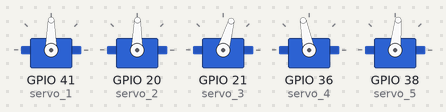
A sketch run on a simulated ESP32. On the bench: 5 × servo.

Above: at 3.14 s.
At 7.64 s:
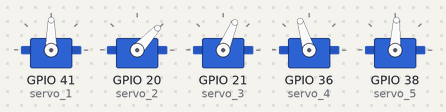
At 12.14 s:
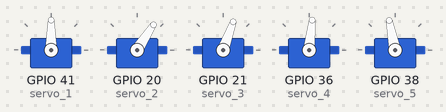
At 21.44 s:
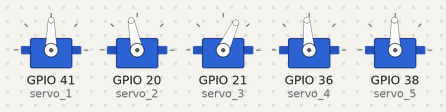
At 30.44 s:
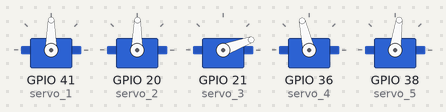
At 39.74 s:
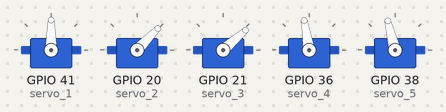
Timing chart, 0 to 40.0 s (numbered marks = the images above):
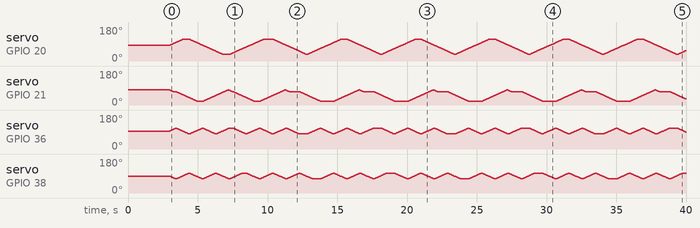

The sketch:

RTOS_Right_LegMotorControl.ino
```cpp
// Brian Ordonez

//   RTOS (Real Time Operating System) is being used to control
//   multiple servo motors at the same time and have them
//   synchronize to start and end at the same time

#include <ESP32Servo.h>
#include "freertos/FreeRTOS.h"
#include "freertos/task.h"
#include "freertos/event_groups.h"

TaskHandle_t Task1;
TaskHandle_t Task2;
TaskHandle_t Task3;
TaskHandle_t Task4;

Servo servo_1;
Servo servo_2;
Servo servo_3;
Servo servo_4;
Servo servo_5;


void Task1code(void *pvParameters);
void Task2code(void *pvParameters);

EventGroupHandle_t syncEventGroup;

const int TASK1_STARTED_BIT = (1 << 0);  // Bit 0 for Task1 start
const int TASK2_STARTED_BIT = (1 << 1);  // Bit 1 for Task2 start
const int TASK3_STARTED_BIT = (1 << 2);  // Bit 1 for Task2 start
const int TASK4_STARTED_BIT = (1 << 3);  // Bit 1 for Task2 start
const int TASKS_DONE_BIT    = (1 << 4);  // Bit 2 for tasks completion

const int TASK1_LOOP_DONE_BIT = (1 << 5);  // Bit 3 for Task1 loop done
const int TASK2_LOOP_DONE_BIT = (1 << 6);  // Bit 4 for Task2 loop done
const int TASK3_LOOP_DONE_BIT = (1 << 7);  // Bit 4 for Task2 loop done
const int TASK4_LOOP_DONE_BIT = (1 << 8);  // Bit 4 for Task2 loop done


void setup()
{
  Serial.begin(115200);
  delay(1000);

  servo_1.attach(41);
  servo_2.attach(20);
  servo_3.attach(21);
  servo_4.attach(36);
  servo_5.attach(38);

  servo_1.write(90);
  servo_2.write(83);
  servo_3.write(80);
  servo_4.write(95);
  servo_5.write(90);

  delay(1000); // DO NOT ERASE THIS! THIS IS SUPER MEGA IMPORTANT!

  syncEventGroup = xEventGroupCreate();

  //create a task that will be executed in the Task1code() function, with priority 1 and executed on core 0
  xTaskCreatePinnedToCore(
                    Task1code,   /* Task function. */
                    "Task1",     /* name of task. */
                    10000,       /* Stack size of task */
                    NULL,        /* parameter of the task */
                    1,           /* priority of the task */
                    &Task1,      /* Task handle to keep track of created task */
                    0);          /* pin task to core 0 */
  // delay(500);    THESE WERE CAUSING SYNC ISSUES WITH THE OTHER SERVOS

  //create a task that will be executed in the Task2code() function, with priority 1 and executed on core 1
    xTaskCreatePinnedToCore(
                   Task2code,   /* Task function. */
                   "Task2",     /* name of task. */
                   10000,       /* Stack size of task */
                   NULL,        /* parameter of the task */
                   1,           /* priority of the task */
                   &Task2,      /* Task handle to keep track of created task */
                   0);          /* pin task to core 1 */
     // delay(500);  THESE WERE CAUSING SYNC ISSUES WITH THE OTHER SERVOS

     xTaskCreatePinnedToCore(
                    Task3code,   /* Task function. */
                    "Task3",     /* name of task. */
                    10000,       /* Stack size of task */
                    NULL,        /* parameter of the task */
                    1,           /* priority of the task */
                    &Task3,      /* Task handle to keep track of created task */
                    1);          /* pin task to core 0 */
     // delay(500);    THESE WERE CAUSING SYNC ISSUES WITH THE OTHER SERVOS

   xTaskCreatePinnedToCore(
                    Task4code,   /* Task function. */
                    "Task4",     /* name of task. */
                    10000,       /* Stack size of task */
                    NULL,        /* parameter of the task */
                    1,           /* priority of the task */
                    &Task4,      /* Task handle to keep track of created task */
                    1);          /* pin task to core 0 */
     // delay(500);    THESE WERE CAUSING SYNC ISSUES WITH THE OTHER SERVOS
  vTaskDelay(pdMS_TO_TICKS(960));
  xEventGroupSetBits(syncEventGroup, TASK1_STARTED_BIT | TASK2_STARTED_BIT | TASK3_STARTED_BIT | TASK4_STARTED_BIT);

}

void Task1code( void * pvParameters )
{
  for(;;)
  {
      xEventGroupWaitBits(syncEventGroup, TASK1_STARTED_BIT | TASK2_STARTED_BIT | TASK3_STARTED_BIT | TASK4_STARTED_BIT, pdFALSE, pdTRUE, portMAX_DELAY);

      for(int i = 83; i <= 115; i++)
      {
        servo_2.write(i);
        vTaskDelay(pdMS_TO_TICKS(30));
      }

      xEventGroupSetBits(syncEventGroup, TASK1_LOOP_DONE_BIT);
      // Wait for Task 2 to complete its loop before continuing
      xEventGroupWaitBits(syncEventGroup, TASK2_LOOP_DONE_BIT | TASK3_LOOP_DONE_BIT | TASK4_LOOP_DONE_BIT, pdTRUE, pdFALSE, portMAX_DELAY);

      vTaskDelay(pdMS_TO_TICKS(10));

      for(int i = 115; i >= 35; i--)
      {
        servo_2.write(i);
        vTaskDelay(pdMS_TO_TICKS(30));
      }

      xEventGroupSetBits(syncEventGroup, TASK1_LOOP_DONE_BIT);

      xEventGroupWaitBits(syncEventGroup, TASK2_LOOP_DONE_BIT | TASK3_LOOP_DONE_BIT | TASK4_LOOP_DONE_BIT, pdTRUE, pdFALSE, portMAX_DELAY);


      vTaskDelay(pdMS_TO_TICKS(10));

      for(int i = 35; i <= 83; i++)
      {
        servo_2.write(i);
        vTaskDelay(pdMS_TO_TICKS(30));
      }

      xEventGroupSetBits(syncEventGroup, TASKS_DONE_BIT);
  }
}

//Task2code: blinks an LED every 700 ms
void Task2code( void * pvParameters )
{
  for(;;)
  {
      xEventGroupWaitBits(syncEventGroup, TASK1_STARTED_BIT | TASK2_STARTED_BIT | TASK3_STARTED_BIT | TASK4_STARTED_BIT, pdFALSE, pdTRUE, portMAX_DELAY);

      for(int i = 80; i >= 70; i--)
      {
        servo_3.write(i);
        vTaskDelay(pdMS_TO_TICKS(30));
      }

      xEventGroupSetBits(syncEventGroup, TASK2_LOOP_DONE_BIT);

      // Wait for Task 1 to complete its loop before continuing
      xEventGroupWaitBits(syncEventGroup, TASK1_LOOP_DONE_BIT | TASK3_LOOP_DONE_BIT | TASK4_LOOP_DONE_BIT, pdTRUE, pdFALSE, portMAX_DELAY);

      vTaskDelay(pdMS_TO_TICKS(10));

      for(int i = 70; i >= 20; i--)
      {
        servo_3.write(i);
        vTaskDelay(pdMS_TO_TICKS(30));
      }

      xEventGroupSetBits(syncEventGroup, TASK2_LOOP_DONE_BIT);
      xEventGroupWaitBits(syncEventGroup, TASK1_LOOP_DONE_BIT | TASK3_LOOP_DONE_BIT | TASK4_LOOP_DONE_BIT, pdTRUE, pdFALSE, portMAX_DELAY);

      vTaskDelay(pdMS_TO_TICKS(10));
      for(int i = 20; i <= 80; i++)
      {
        servo_3.write(i);
        vTaskDelay(pdMS_TO_TICKS(30));
      }

      xEventGroupSetBits(syncEventGroup, TASKS_DONE_BIT);
  }
}

void Task3code( void * pvParameters )
{
  xEventGroupWaitBits(syncEventGroup, TASK1_STARTED_BIT | TASK2_STARTED_BIT | TASK3_STARTED_BIT | TASK4_STARTED_BIT, pdFALSE, pdTRUE, portMAX_DELAY);

  for(;;)
  {
    for(int i = 95; i <= 110; i++)
    {
      servo_4.write(i);
      vTaskDelay(pdMS_TO_TICKS(30));
    }

    xEventGroupSetBits(syncEventGroup, TASK3_LOOP_DONE_BIT);
    xEventGroupWaitBits(syncEventGroup, TASK1_LOOP_DONE_BIT | TASK2_LOOP_DONE_BIT | TASK4_LOOP_DONE_BIT, pdTRUE, pdFALSE, portMAX_DELAY);

    vTaskDelay(pdMS_TO_TICKS(10));

    for(int i = 110; i >= 80; i--)
    {
      servo_4.write(i);
      vTaskDelay(pdMS_TO_TICKS(30));
    }

    xEventGroupSetBits(syncEventGroup, TASK3_LOOP_DONE_BIT);
    xEventGroupWaitBits(syncEventGroup, TASK1_LOOP_DONE_BIT | TASK2_LOOP_DONE_BIT | TASK4_LOOP_DONE_BIT, pdTRUE, pdFALSE, portMAX_DELAY);

    vTaskDelay(pdMS_TO_TICKS(10));

    for(int i = 80; i <= 95; i++)
    {
      servo_4.write(i);
      vTaskDelay(pdMS_TO_TICKS(30));
    }

    xEventGroupSetBits(syncEventGroup, TASKS_DONE_BIT);
  }
}

void Task4code( void * pvParameters )
{
  xEventGroupWaitBits(syncEventGroup, TASK1_STARTED_BIT | TASK2_STARTED_BIT | TASK3_STARTED_BIT | TASK4_STARTED_BIT, pdFALSE, pdTRUE, portMAX_DELAY);

  for(;;)
  {
    for(int i = 90; i >= 75; i--)
    {
      servo_5.write(i);
      vTaskDelay(pdMS_TO_TICKS(30));
    }

    xEventGroupSetBits(syncEventGroup, TASK4_LOOP_DONE_BIT);
    xEventGroupWaitBits(syncEventGroup, TASK1_LOOP_DONE_BIT | TASK2_LOOP_DONE_BIT | TASK3_LOOP_DONE_BIT, pdTRUE, pdFALSE, portMAX_DELAY);

    vTaskDelay(pdMS_TO_TICKS(10));

    for(int i = 75; i <= 105; i++)
    {
      servo_5.write(i);
      vTaskDelay(pdMS_TO_TICKS(30));
    }

    xEventGroupSetBits(syncEventGroup, TASK4_LOOP_DONE_BIT);
    xEventGroupWaitBits(syncEventGroup, TASK1_LOOP_DONE_BIT | TASK2_LOOP_DONE_BIT | TASK3_LOOP_DONE_BIT, pdTRUE, pdFALSE, portMAX_DELAY);

    vTaskDelay(pdMS_TO_TICKS(10));

    for(int i = 105; i >= 90; i--)
    {
      servo_5.write(i);
      vTaskDelay(pdMS_TO_TICKS(30));
    }

    xEventGroupSetBits(syncEventGroup, TASKS_DONE_BIT);
  }
}

void loop()
{

}
```

Measured:
- by itself, servo on GPIO 36 (servo_4): moves between 80° and 110°, repeating every 10.6 s
